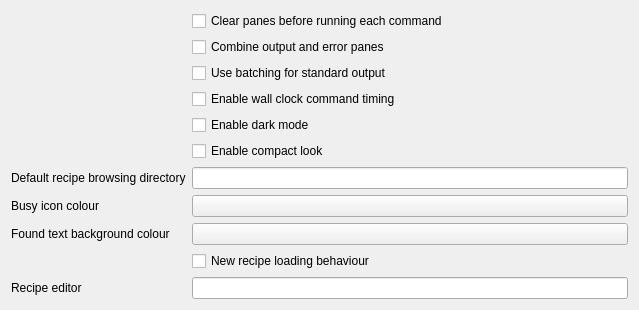
     <widget class="QWidget" name="prefs_general">
      <property name="geometry">
       <rect>
        <x>0</x>
        <y>0</y>
        <width>639</width>
        <height>275</height>
       </rect>
      </property>
      <attribute name="label">
       <string>General</string>
      </attribute>
      <layout class="QGridLayout" name="gridLayout">
       <item row="7" column="2">
        <widget class="QPushButton" name="prefs_general_busy_colour">
         <property name="text">
          <string/>
         </property>
        </widget>
       </item>
       <item row="8" column="2">
        <widget class="QPushButton" name="prefs_general_found_text_background_colour">
         <property name="text">
          <string/>
         </property>
        </widget>
       </item>
       <item row="2" column="2">
        <widget class="QCheckBox" name="prefs_general_usebatching">
         <property name="text">
          <string>Use batching for standard output</string>
         </property>
        </widget>
       </item>
       <item row="6" column="2">
        <widget class="QLineEdit" name="prefs_general_default_recipe_dir"/>
       </item>
       <item row="3" column="2">
        <widget class="QCheckBox" name="prefs_general_enable_wallclock">
         <property name="text">
          <string>Enable wall clock command timing</string>
         </property>
        </widget>
       </item>
       <item row="5" column="2">
        <widget class="QCheckBox" name="prefs_general_enable_compact">
         <property name="visible">
          <bool>false</bool>
         </property>
         <property name="text">
          <string>Enable compact look</string>
         </property>
        </widget>
       </item>
       <item row="0" column="2">
        <widget class="QCheckBox" name="prefs_general_clearpanes">
         <property name="text">
          <string>Clear panes before running each command</string>
         </property>
        </widget>
       </item>
       <item row="16" column="2">
        <spacer name="verticalSpacer">
         <property name="orientation">
          <enum>Qt::Vertical</enum>
         </property>
         <property name="sizeHint" stdset="0">
          <size>
           <width>20</width>
           <height>40</height>
          </size>
         </property>
        </spacer>
       </item>
       <item row="9" column="2">
        <widget class="QCheckBox" name="prefs_general_new_recipe_load">
         <property name="visible">
          <bool>false</bool>
         </property>
         <property name="toolTip">
          <string>Enable new recipe loading behaviour.
May help loading recipes that query version information during requirements() methods.
However, help stop loading recipes if they have mixed versions of dependent packages in their dependency graph or mixed case names of dependent packages on case insensitive file systems.
</string>
         </property>
         <property name="text">
          <string>New recipe loading behaviour</string>
         </property>
        </widget>
       </item>
       <item row="7" column="0">
        <widget class="QLabel" name="label_2">
         <property name="text">
          <string>Busy icon colour</string>
         </property>
        </widget>
       </item>
       <item row="6" column="0">
        <widget class="QLabel" name="label">
         <property name="text">
          <string>Default recipe browsing directory</string>
         </property>
        </widget>
       </item>
       <item row="1" column="2">
        <widget class="QCheckBox" name="prefs_general_combine_panes">
         <property name="text">
          <string>Combine output and error panes</string>
         </property>
        </widget>
       </item>
       <item row="16" column="0">
        <spacer name="verticalSpacer_3">
         <property name="orientation">
          <enum>Qt::Vertical</enum>
         </property>
         <property name="sizeHint" stdset="0">
          <size>
           <width>20</width>
           <height>40</height>
          </size>
         </property>
        </spacer>
       </item>
       <item row="8" column="0">
        <widget class="QLabel" name="label_30">
         <property name="text">
          <string>Found text background colour</string>
         </property>
        </widget>
       </item>
       <item row="4" column="2">
        <widget class="QCheckBox" name="prefs_general_enable_darkmode">
         <property name="toolTip">
          <string>Dark mode toggles immediately,  but existing Conan output will not change</string>
         </property>
         <property name="text">
          <string>Enable dark mode</string>
         </property>
        </widget>
       </item>
       <item row="15" column="2">
        <widget class="QLineEdit" name="prefs_general_recipe_editor"/>
       </item>
       <item row="15" column="0">
        <widget class="QLabel" name="label_31">
         <property name="text">
          <string>Recipe editor</string>
         </property>
        </widget>
       </item>
      </layout>
     </widget>
